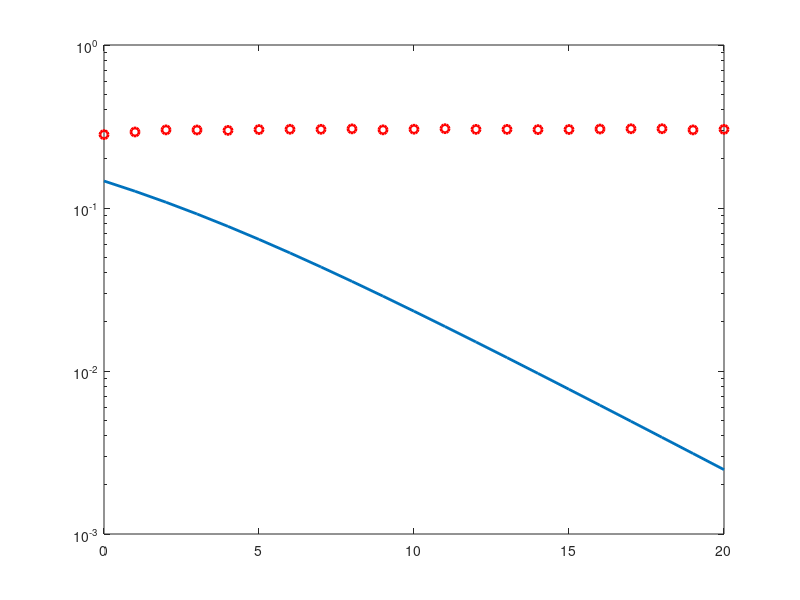

This figure's MATLAB source: (Note: this script raises an error after producing the figure.)
% Bit Error Rate of AWGN and Rayleigh Channel
clc;
close all;

m = 10^5;
snr_dB = 0:1:20; % use this in P0
for i = 1:1:length(snr_dB)
    n_err = 0;
    n_bits = 0;
    while n_err < 100
        inf_bits = round(rand(1,m));
        x = -2*(inf_bits - 0.5);
        N0 = 1/10^(snr_dB(i)/10);
        h = 1/sqrt(2)*(randn(1,length(x)) + i*randn(1,length(x)));
        y = h.*x + sqrt(N0/2) * randn(1, length(x)) + i*randn(1,length(x));
        y = y./ h;
        est_bits = y < 0;
        diff = inf_bits - est_bits;
        n_err = n_err + sum(abs(diff));
        n_bits = n_bits + length(inf_bits);
    end
    BER(i) = n_err / n_bits;
end
snr = 10.^(snr_dB / 10);
theoryBer = 0.5.*(1-sqrt(snr./(snr+1)));
theoryBerAWGN = 0.5 *erfc(sqrt(10.^(snr_dB/10)));
semilogy(snr_dB, theoryBer, '-', 'LineWidth', 2);
hold on;
semilogy(snr_dB, BER, 'or', 'LineWidth', 2);
hold on;
semilogy(snr_dB, theoryBerAWGN, 'blad-', 'LineWidth', 2);
legend('Rayleigh Theoretical', 'Rayleigh Simulated', 'AWGN Theoretical');
axis([0 20 10^-5 0.5]);
xlabel("SNR(dB)");
ylabel('BER');
grid on;
